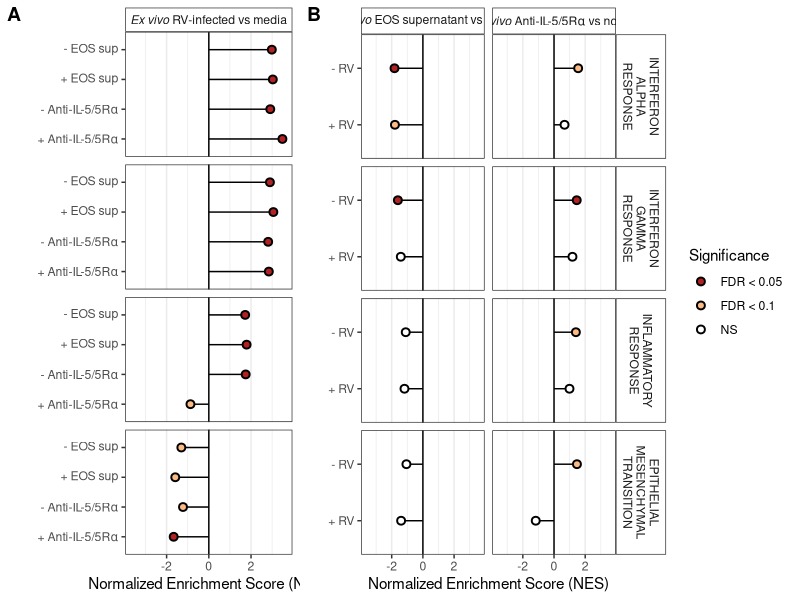

The R source for this figure:
#### Setup ####
library(tidyverse)
library(cowplot)
library(limma)
set.seed(4389)

#### Data ####
H <- read_csv("results/GSEA_FoldChange/h_GSEA.result.csv")
fdr.cut <- 0.1

#### Subset significant ####
#list all terms with at least 1 significant treatment contrast
term.OI.t <- H %>% 
  filter(fgsea.FDR <= fdr.cut & gage.FDR <= fdr.cut) %>% 
  filter(group %in% c("AntiIL5_none.none_none.2", "AntiIL5_HRV.none_HRV.2",
                      "EOS.supp_none.none_none.1", "EOS.supp_HRV.none_HRV.1")) %>% 
  distinct(pathway) %>% unlist(use.names=FALSE)

#list all terms with at least 1 significant virus contrast 
term.OI.v <- H %>% 
  filter(fgsea.FDR <= fdr.cut & gage.FDR <= fdr.cut) %>% 
  filter(group %in% c("none_HRV.none_none.2","AntiIL5_HRV.AntiIL5_none.2",
                      "none_HRV.none_none.1","EOS.supp_HRV.EOS.supp_none.1")) %>% 
  distinct(pathway) %>% unlist(use.names=FALSE)

#Find terms with both t and v cutoffs
term.OI <- intersect(term.OI.t, term.OI.v)

#### Combine data and format labels ####
h.plot.dat <- H %>% 
  filter(pathway %in% term.OI) %>% 
  mutate(group1 = recode_factor(factor(group),
                                "AntiIL5_HRV.AntiIL5_none.2"='"+ Anti-IL-5/5R"*alpha',
                                "none_HRV.none_none.2"='"- Anti-IL-5/5R"*alpha',
                                "EOS.supp_HRV.EOS.supp_none.1"='"+ EOS sup"',
                                "none_HRV.none_none.1"='"- EOS sup"',
                                
                                "EOS.supp_HRV.none_HRV.1"="+ RV",
                                "AntiIL5_HRV.none_HRV.2"="+ RV",
                                "EOS.supp_none.none_none.1"="- RV",
                                "AntiIL5_none.none_none.2"="- RV"),
         group2 = recode_factor(factor(group),
            "none_HRV.none_none.1"='italic("Ex vivo")~"RV-infected vs media"',
            "none_HRV.none_none.2"='italic("Ex vivo")~"RV-infected vs media"',
            "EOS.supp_HRV.EOS.supp_none.1"='italic("Ex vivo")~"RV-infected vs media"',
            "AntiIL5_HRV.AntiIL5_none.2"='italic("Ex vivo")~"RV-infected vs media"',
                                
            "EOS.supp_HRV.none_HRV.1"='italic("Ex vivo")~"EOS supernatant vs none"',
            "AntiIL5_HRV.none_HRV.2"='italic("In vivo")~"Anti-IL-5/5R"*alpha~"vs none"',
            "EOS.supp_none.none_none.1"='italic("Ex vivo")~"EOS supernatant vs none"',
            "AntiIL5_none.none_none.2"='italic("In vivo")~"Anti-IL-5/5R"*alpha~"vs none"')) %>% 
  mutate(Significance = ifelse(fgsea.FDR <= 0.05 & 
                                 gage.FDR <= 0.05 & 
                                 fgsea.FC == gage.FC, 
                               "FDR < 0.05",
                               ifelse(fgsea.FDR <= 0.1 & 
                                        gage.FDR <= 0.1 & 
                                        fgsea.FC == gage.FC, 
                                      "FDR < 0.1", "NS"))) %>% 
  mutate(pathway = gsub("HALLMARK_", "", pathway),
         pathway2 = gsub("_", "\n", pathway)) %>% 
  #Reorder terms
  mutate(pathway.ord = factor(pathway2,
                              levels=c("INTERFERON\nALPHA\nRESPONSE",
                              "INTERFERON\nGAMMA\nRESPONSE",
                              "INFLAMMATORY\nRESPONSE",
                              "EPITHELIAL\nMESENCHYMAL\nTRANSITION")))

#### Plot A: virus ####
h.plot1 <- h.plot.dat %>% 
  filter(group2=='italic("Ex vivo")~"RV-infected vs media"') %>% 
  
  ggplot(aes(x=group1, y=fgsea.NES)) +
  geom_segment(aes(x=group1, xend=group1, y=0, yend=fgsea.NES)) +
  geom_point(size=2, aes(fill = Significance),
             shape=21, stroke=1) +
  geom_hline(yintercept = 0) +
  
  scale_fill_manual(values=c("firebrick", "#fdbb84", "white")) +
  lims(y=c(-3.6,3.6)) +
  coord_flip() +
  labs(x="", y="Normalized Enrichment Score (NES)") + 
  facet_grid(pathway.ord~group2, scales="free_y", 
             labeller = labeller(group2=label_parsed)) +
  theme_bw() +
  theme(legend.position = "none") +
  theme(strip.text.y = element_blank())+
  theme(panel.grid.major.y = element_blank(),
        panel.grid.minor.y = element_blank(),
        strip.background =element_rect(fill="white")) +
  scale_x_discrete(labels = ggplot2:::parse_safe)

#h.plot1

#### Plot B/C: EOS supernatant and anti-IL% therapy ####
h.plot2 <- h.plot.dat %>% 
  filter(group2!='italic("Ex vivo")~"RV-infected vs media"') %>% 
  
  ggplot(aes(x=group1, y=fgsea.NES)) +
  geom_segment(aes(x=group1, xend=group1, y=0, yend=fgsea.NES)) +
  geom_point(size=2, aes(fill = Significance),
             shape=21, stroke=1) +
  geom_hline(yintercept = 0) +
  
  scale_fill_manual(values=c("firebrick", "#fdbb84", "white")) +
  lims(y=c(-3.6,3.6)) +
  coord_flip() +
  labs(x="", y="Normalized Enrichment Score (NES)") + 
  facet_grid(pathway.ord~group2, scales="free_y",
             labeller = labeller(group2=label_parsed)) +
  theme_bw() +
  theme(panel.grid.major.y = element_blank(),
        panel.grid.minor.y = element_blank(),
        strip.background =element_rect(fill="white"))

#h.plot2

#### Save ####
h.plot.all <- plot_grid(h.plot1, h.plot2, ncol=2, rel_widths = c(0.6,1),
                        labels=c("A","B")) 
#h.plot.all
ggsave("publication/fig/Fig6.GSEA.pdf", h.plot.all, 
       width = 11, height = 5)
